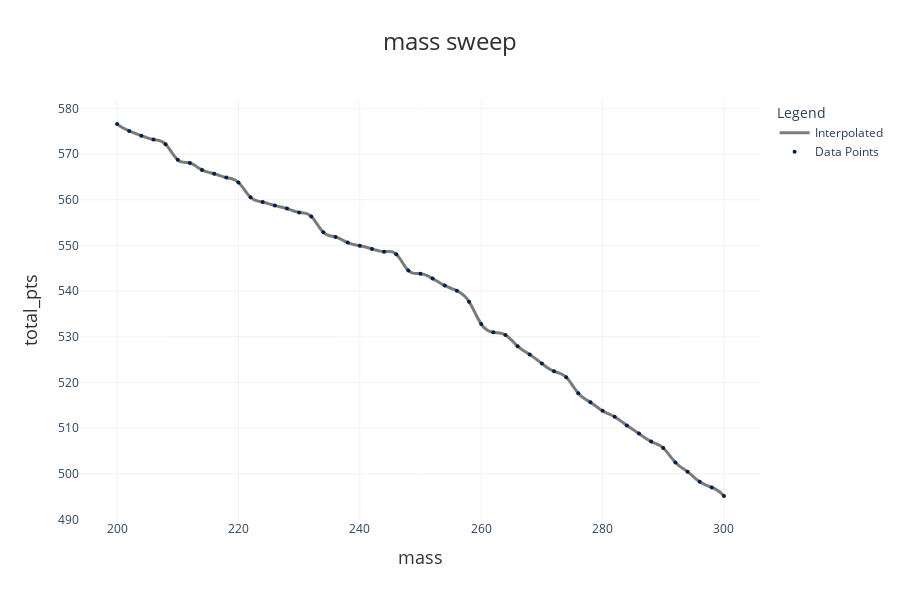

Notebook cell for this chart:
### Markdown cell above
Calling .sweep() on the Sweeper class object returns a SweepResults object. We can produce graphs with this SweepResults object. By default, the y-variable in the graph is the total number of points earned in a competition. Optionally, we can also choose to graph other y-variables such as event times and event points by passing arguments like y_var="accel_pts" (indicating Accel event points) or y_var="endurance_t" (indicating time taken to complete Endurance event).

### Code cell
mass_results.plot()

### Figure 1 — Plotly figure (JSON) as saved in the notebook; plotly's stock layout.template omitted (floating-point values rounded to 4 significant figures; data arrays with more than 128 entries replaced by an {"elided": "..."} marker saying what was removed)
{"data": [{"hovertemplate": "mass: %{x}<br>total_pts: %{y:.2f}<extra></extra>", "line": {"color": "#7B7B78", "shape": "spline", "width": 3}, "mode": "lines", "name": "Interpolated", "type": "scatter", "x": {"elided": "255 float values"}, "y": {"elided": "255 float values"}}, {"hoverinfo": "none", "marker": {"color": "#00204D", "size": 4}, "mode": "markers", "name": "Data Points", "type": "scatter", "x": [200, 202, 204, 206, 208, 210, 212, 214, 216, 218, 220, 222, 224, 226, 228, 230, 232, 234, 236, 238, 240, 242, 244, 246, 248, 250, 252, 254, 256, 258, 260, 262, 264, 266, 268, 270, 272, 274, 276, 278, 280, 282, 284, 286, 288, 290, 292, 294, 296, 298, 300], "y": [576.6, 575.1, 574.0, 573.2, 572.1, 568.7, 568.0, 566.5, 565.7, 564.9, 563.8, 560.5, 559.5, 558.7, 558.1, 557.2, 556.3, 552.9, 551.8, 550.6, 549.9, 549.2, 548.6, 548.1, 544.5, 543.8, 542.7, 541.2, 540.1, 537.7, 532.8, 531.0, 530.4, 527.9, 526.1, 524.1, 522.4, 521.1, 517.6, 515.6, 513.8, 512.4, 510.6, 508.8, 507.0, 505.6, 502.5, 500.4, 498.2, 497.0, 495.1]}], "layout": {"height": 600, "hovermode": "closest", "legend": {"title": {"text": "Legend"}}, "margin": {"b": 80, "l": 80, "r": 80, "t": 100}, "plot_bgcolor": "white", "showlegend": true, "title": {"font": {"color": "#303030", "size": 24}, "text": "mass sweep", "x": 0.5, "xanchor": "center"}, "width": 900, "xaxis": {"gridcolor": "rgba(211, 211, 211, 0.3)", "gridwidth": 1, "showgrid": true, "title": {"font": {"color": "#303030", "size": 18}, "text": "mass"}, "zeroline": true, "zerolinecolor": "rgba(211, 211, 211, 0.8)", "zerolinewidth": 2}, "yaxis": {"gridcolor": "rgba(211, 211, 211, 0.3)", "gridwidth": 1, "showgrid": true, "title": {"font": {"color": "#303030", "size": 18}, "text": "total_pts"}, "zeroline": true, "zerolinecolor": "rgba(211, 211, 211, 0.8)", "zerolinewidth": 2}}}
